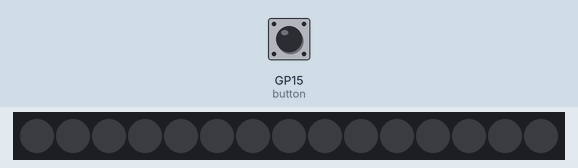
Simulated run of this program. Board: Raspberry Pi Pico running MicroPython. On the bench: 15 RGB LEDs in strip order, left to right. The inputs (shaded band) are chosen by the test bench; at power-on: GP15 (button) LOW.

Above: at 1.2 s.
1.3 s: GP15 (button) pulled HIGH for 3.2 s
At 2.6 s:
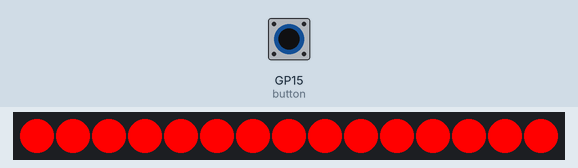
At 4.9 s:
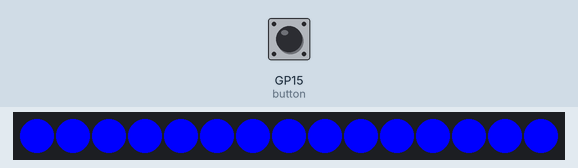
6.0 s: GP15 (button) pulled HIGH for 0.5 s
At 7.7 s:
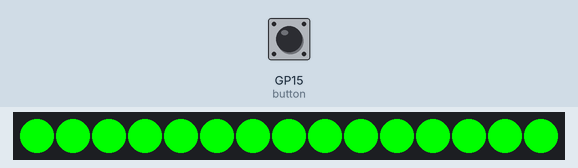
Timing chart, 0 to 9.2 s (numbered marks = the images above; inputs shaded):
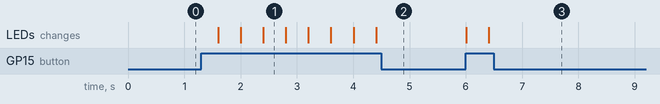

The program:

LEDStrip08.py
```python
# Imports
import time
from machine import Pin
from neopixel import NeoPixel

# Define our button pin
button = Pin(15, Pin.IN, Pin.PULL_DOWN)

# Define the strip pin number (28) and number of LEDs (15)
strip = NeoPixel(Pin(28), 15)

# Colour variables
red = 255,0,0
green = 0,255,0
blue= 0,0,255

# Define colour list
colours = [red, green, blue]

# Create index variable starting at 0
myindex = 0

# Variable with the number of items in our list (3)
# We -1 as the index starts at 0, and we want to use this for the colour list index number (0, 1 or 2)
# This is useful as it means we don't have to count the colours if we add more
indexlength = len(colours) -1

while True: # Run forever

    time.sleep(0.4) # Delay

    if button() == 1: # If button pressed

        # If the index variable is less than or equal to the lengh of the index
        if myindex < indexlength:

            # Add +1 to the index variable
            myindex = myindex + 1

        # If the index variable is over the index length
        else:

            # Set index variable back to 0 (the first item in our list)
            myindex = 0

        ## Now this code runs AFTER the if statements...

        # Fill the strip with the current list index colour
        strip.fill((colours[myindex]))

        # Write the data to the LED strip
        strip.write()
```

Measured:
- after the input at 1.3 s, the LEDs: first change after 0.30 s (image 1 shows a later state)
- after the input at 6.0 s, the LEDs: first change at once (image 3 shows a later state)
- what the display in image 1 shows lasts 0.4 s, from 2.4 s to 2.8 s
